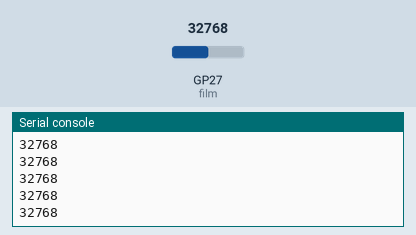
This program was run on a simulated Raspberry Pi Pico running MicroPython. Shown: the last lines printed to the serial console. Inputs (shaded band) come from the test bench; at power-on: GP27 (film) = 32768 (analog values on the 0–65535 scale).

Above: at 1.2 s.
1.3 s: GP27 (film) set to 45874
At 1.31 s:
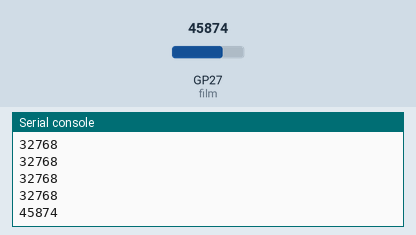
2.8 s: GP27 (film) set to 57670
At 2.81 s:
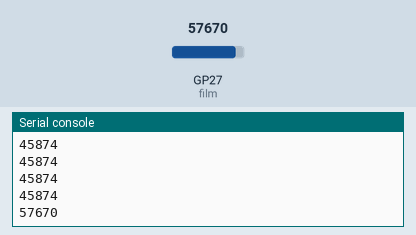
Timing chart, 0 to 5.8 s (numbered marks = the images above; inputs shaded):
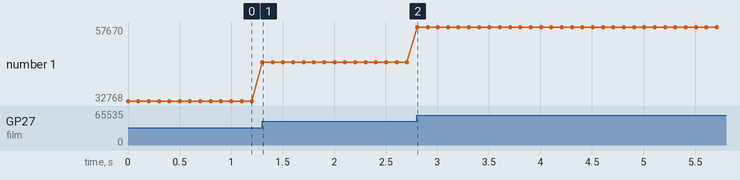

Measured:
- after the input at 1.3 s, the serial console: prints a new line at once (image 1)
- after the input at 2.8 s, the serial console: prints a new line at once (image 2)
- plotted number 1: 32768 → 45874 after the input at 1.3 s, 45874 → 57670 after the input at 2.8 s

The program:

film_pressure.py
```python
'''
 * Keyestudio 24 in 1 Starter Kit for Raspberry Pi Pico
 * lesson 15
 * Film pressure sensor
 * http://www.keyestudio.com
'''
import machine
import utime

film = machine.ADC(1)
while True:
    value = film.read_u16()
    print(value)
    utime.sleep(0.1)
```
